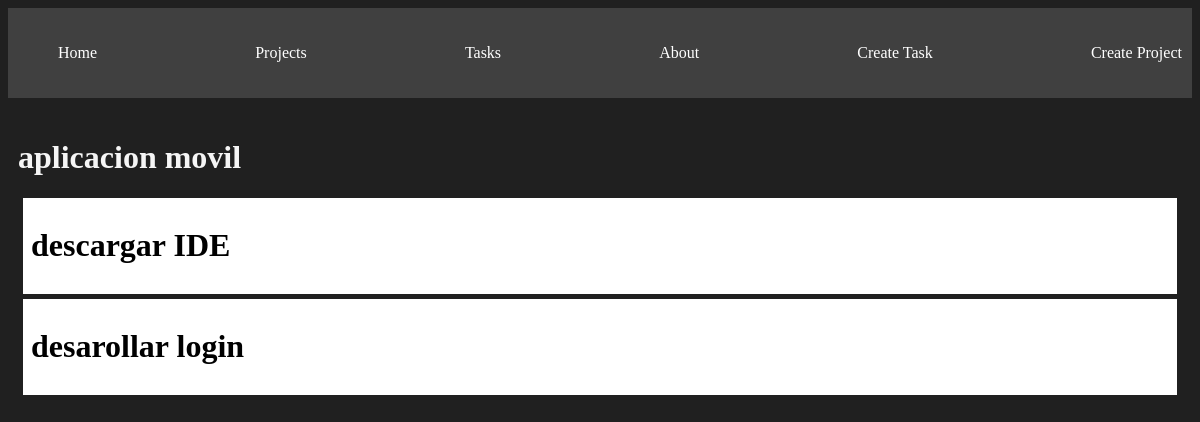
The page /projects/1 on the database as committed earlier.
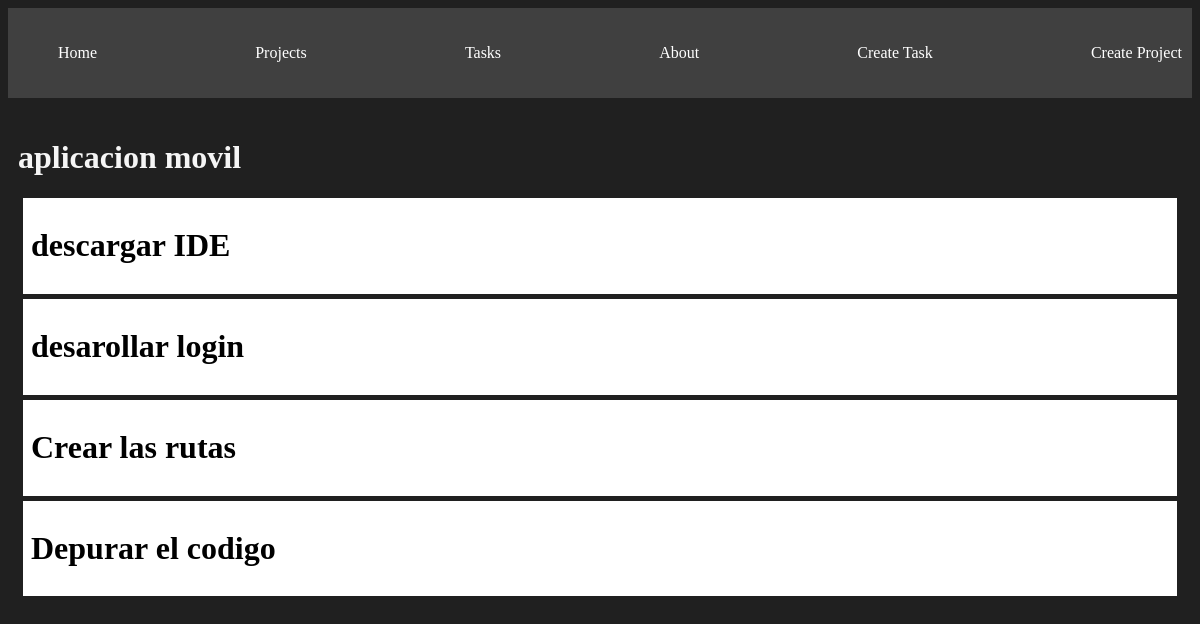
The same page on the database as committed later.
### myapp/models.py (models this page shows, shortened)
class Project(models.Model):
    name = models.CharField(max_length=200)
    def __str__(self):
        return self.name

class Task(models.Model):
    title = models.CharField(max_length=200)
    description = models.TextField()
    project = models.ForeignKey(Project, on_delete=models.CASCADE)
    done = models.BooleanField(default = False)

### myapp/views.py (the view)
# urls.py: path('projects/<int:id>', views.project_detail, name = 'project_detail'),
def project_detail(request,id):
    project = get_object_or_404(Project,id=id)
    tasks = Task.objects.filter(project_id=id)
    return render(request, 'projects/detail.html', {
        'project': project,
        'tasks': tasks
    })

### myapp/templates/projects/detail.html
{% extends 'layouts/base.html' %}
{% block content %}
<h1>{{project}}</h1>
{% for task in tasks %}
<div class = "card">
    <h1>{{task.title}}</h1>
</div>
{% endfor %}
{% endblock %}

### myapp/templates/layouts/base.html (shortened to what this page needs)
{% load static %}
<!DOCTYPE html>
<html lang="en">
<head>
    <link rel="stylesheet" href="{% static '/styles/main.css' %}">
</head>
<body>
    <nav class = "navbar container">
        <ul>
            <li><a href="{% url 'index' %}">Home</a></li>
            <li><a href="{% url 'projects' %}">Projects</a></li>
            <li><a href="{% url 'tasks' %}">Tasks</a></li>
            <li><a href="{% url 'about' %}">About</a></li>
            <li><a href="{% url 'create_task' %}">Create Task</a></li>
            <li><a href="{% url 'create_project' %}">Create Project</a></li>
        </ul>
    </nav>
    <main class = "container">
        {% block content %}
        {% endblock %}
        </main>
</body>
</html>

### myapp/static/styles/main.css (style rules this page uses)
body { background-color: #202020; color: whitesmoke; }
.navbar { background-color: #404040; padding: 2px 0px; }
.navbar li { list-style: none; }
.navbar ul { display: flex; justify-content: space-between; }
.navbar ul li a { color: white; text-decoration: none; }
.container { max-width: 1200px; margin: auto; padding: 20px 10px; }
.card { color: black; background-color: white; margin: 5px; padding: 8px; }

Rows that differ between the two databases and show on the page:
added Task: title "Crear las rutas"
added Task: title "Depurar el codigo"
